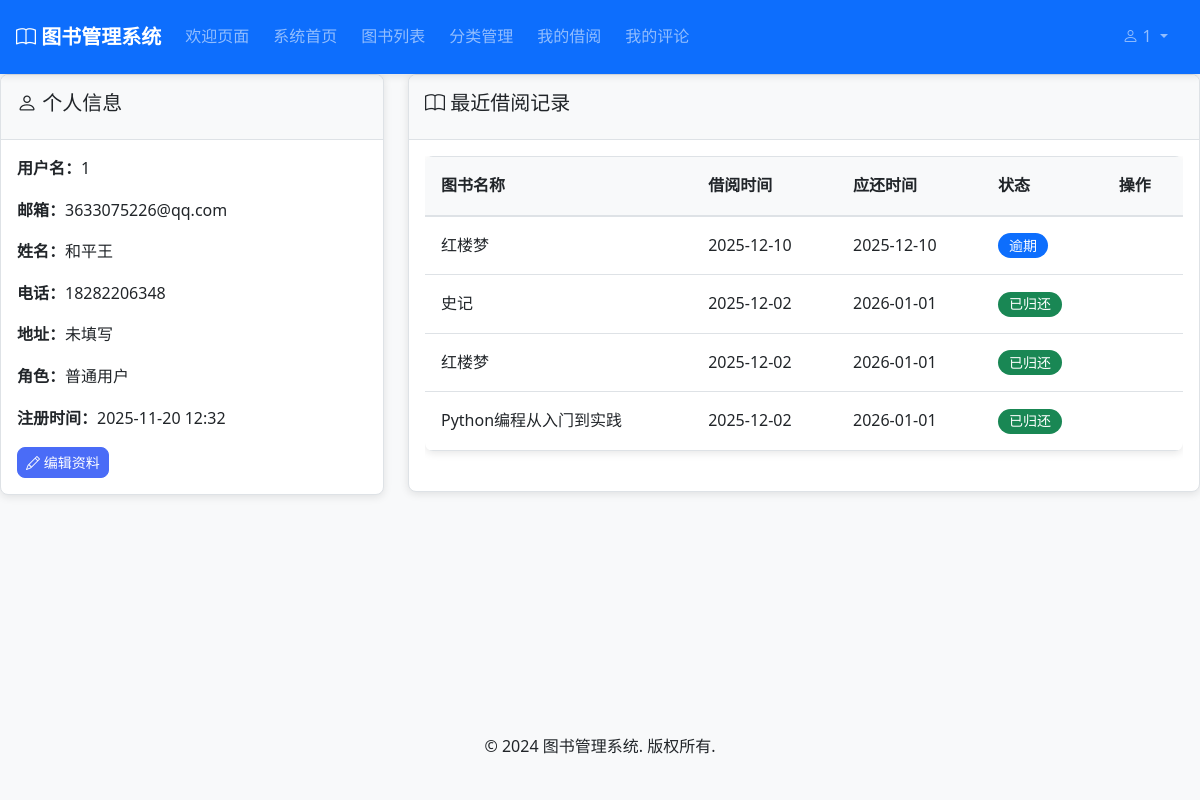
The app's page /accounts/profile/ (signed in) with its own data.
### accounts/models.py (models this page shows, shortened)
class CustomUser(AbstractUser):
    ROLE_CHOICES = [
        ('admin', '管理员'),
        ('user', '普通用户'),
    ]
    role = models.CharField(max_length=10, choices=ROLE_CHOICES, default='user', verbose_name='角色')
    phone = models.CharField(max_length=20, blank=True, null=True, verbose_name='电话')
    address = models.TextField(blank=True, null=True, verbose_name='地址')
    birth_date = models.DateField(blank=True, null=True, verbose_name='出生日期')
    created_at = models.DateTimeField(auto_now_add=True, verbose_name='创建时间')
    updated_at = models.DateTimeField(auto_now=True, verbose_name='更新时间')
    class Meta:
        verbose_name = '用户'
        verbose_name_plural = '用户'
    @property
    def is_admin(self):
        return self.role == 'admin'

### borrowing/models.py (models this page shows, shortened)
class BorrowRecord(models.Model):
    STATUS_CHOICES = [
        ('borrowed', '借阅中'),
        ('returned', '已归还'),
        ('overdue', '逾期'),
    ]
    user = models.ForeignKey(User, on_delete=models.CASCADE, verbose_name='借阅用户')
    book = models.ForeignKey(Book, on_delete=models.CASCADE, verbose_name='借阅图书')
    borrow_date = models.DateTimeField(auto_now_add=True, verbose_name='借阅时间')
    due_date = models.DateTimeField(verbose_name='应还时间')
    return_date = models.DateTimeField(null=True, blank=True, verbose_name='归还时间')
    status = models.CharField(max_length=20, choices=STATUS_CHOICES, default='borrowed', verbose_name='状态')
    notes = models.TextField(blank=True, null=True, verbose_name='备注')
    created_at = models.DateTimeField(auto_now_add=True, verbose_name='创建时间')
    updated_at = models.DateTimeField(auto_now=True, verbose_name='更新时间')
    class Meta:
        verbose_name = '借阅记录'
        verbose_name_plural = '借阅记录'
        ordering = ['-borrow_date']
    @property
    def is_overdue(self):
        from django.utils import timezone
        return self.status == 'borrowed' and timezone.now() > self.due_date

### books/models.py (models this page shows, shortened)
class Book(models.Model):
    STATUS_CHOICES = [
        ('available', '可借阅'),
        ('borrowed', '已借出'),
        ('maintenance', '维护中'),
        ('lost', '丢失'),
    ]
    title = models.CharField(max_length=200, verbose_name='书名')
    author = models.CharField(max_length=100, verbose_name='作者')
    isbn = models.CharField(max_length=20, unique=True, verbose_name='ISBN')
    publisher = models.CharField(max_length=100, blank=True, null=True, verbose_name='出版社')
    publication_date = models.DateField(blank=True, null=True, verbose_name='出版日期')
    category = models.ForeignKey(Category, on_delete=models.PROTECT, null=True, blank=True, verbose_name='分类')
    description = models.TextField(blank=True, null=True, verbose_name='描述')
    cover_image = models.ImageField(upload_to='book_covers/', blank=True, null=True, verbose_name='封面图片')
    total_copies = models.PositiveIntegerField(default=1, verbose_name='总册数')
    available_copies = models.PositiveIntegerField(default=1, verbose_name='可借册数')
    location = models.CharField(max_length=50, blank=True, null=True, verbose_name='书架位置')
    status = models.CharField(max_length=20, choices=STATUS_CHOICES, default='available', verbose_name='状态')
    created_at = models.DateTimeField(auto_now_add=True, verbose_name='创建时间')
    updated_at = models.DateTimeField(auto_now=True, verbose_name='更新时间')
    class Meta:
        verbose_name = '图书'
        verbose_name_plural = '图书'

### accounts/views.py (the view)
# urls.py: path('profile/', views.profile, name='profile'),
@login_required
def profile(request):
    borrow_records = BorrowRecord.objects.filter(user=request.user).order_by('-borrow_date')[:10]
    return render(request, 'accounts/profile.html', {
        'borrow_records': borrow_records
    })

### templates/accounts/profile.html (shortened to what this page needs)
{% extends 'base.html' %}
{% block content %}
<div class="row">
    <div class="col-md-4">
        <div class="card">
            <div class="card-header">
                <h5><i class="bi bi-person"></i> 个人信息</h5>
            </div>
            <div class="card-body">
                <p><strong>用户名：</strong>{{ user.username }}</p>
                <p><strong>邮箱：</strong>{{ user.email }}</p>
                <p><strong>姓名：</strong>{{ user.first_name }}{{ user.last_name }}</p>
                <p><strong>电话：</strong>{{ user.phone|default:"未填写" }}</p>
                <p><strong>地址：</strong>{{ user.address|default:"未填写" }}</p>
                <p><strong>角色：</strong>{{ user.get_role_display }}</p>
                <p><strong>注册时间：</strong>{{ user.date_joined|date:"Y-m-d H:i" }}</p>
                <a href="{% url 'accounts:edit_profile' %}" class="btn btn-primary btn-sm">
                    <i class="bi bi-pencil"></i> 编辑资料
                </a>
            </div>
        </div>
    </div>
    <div class="col-md-8">
        <div class="card">
            <div class="card-header">
                <h5><i class="bi bi-book"></i> 最近借阅记录</h5>
            </div>
            <div class="card-body">
                {% if borrow_records %}
                    <div class="table-responsive">
                        <table class="table table-sm">
                            <thead>
                                <tr>
                                    <th>图书名称</th>
                                    <th>借阅时间</th>
                                    <th>应还时间</th>
                                    <th>状态</th>
                                    <th>操作</th>
                                </tr>
                            </thead>
                            <tbody>
                                {% for record in borrow_records %}
                                    <tr>
                                        <td>{{ record.book.title }}</td>
                                        <td>{{ record.borrow_date|date:"Y-m-d" }}</td>
                                        <td>{{ record.due_date|date:"Y-m-d" }}</td>
                                        <td>
                                            <span class="badge
                                                {% if record.status == 'returned' %}bg-success
                                                {% elif record.is_overdue %}bg-danger
                                                {% else %}bg-primary{% endif %}">
                                                {{ record.get_status_display }}
                                            </span>
                                        </td>
                                        <td>
                                        </td>
                                    </tr>
                                {% endfor %}
                            </tbody>
                        </table>
                    </div>
                {% else %}
                    <p class="text-muted">暂无借阅记录</p>
                {% endif %}
            </div>
        </div>
    </div>
</div>
{% endblock %}

### templates/base.html (shortened to what this page needs)
<!DOCTYPE html>
<html lang="zh-hans">
<head>
    <link href="https://cdn.jsdelivr.net/npm/bootstrap@5.1.3/dist/css/bootstrap.min.css"
          rel="stylesheet"
>
    <link href="https://cdn.jsdelivr.net/npm/bootstrap-icons@1.7.2/font/bootstrap-icons.min.css" rel="stylesheet">
    {% load static %}
    <link rel="stylesheet" href="{% static 'css/style.css' %}?v=1.0">
</head>
<body class="d-flex flex-column min-vh-100">
    <nav class="navbar navbar-expand-lg navbar-dark bg-primary">
        <div class="container">
            <a class="navbar-brand" href="{% url 'welcome' %}">
                <i class="bi bi-book"></i> 图书管理系统
            </a>
            <div class="collapse navbar-collapse" id="navbarNav">
                <ul class="navbar-nav">
                    <li class="nav-item active">
                        <a class="nav-link" href="{% url 'welcome' %}">欢迎页面</a>
                    </li>
                    {% if user.is_authenticated %}
                    <li class="nav-item">
                        <a class="nav-link" href="{% url 'home' %}">系统首页</a>
                    </li>
                    {% endif %}
                    <li class="nav-item">
                        <a class="nav-link" href="{% url 'books:book_list' %}">图书列表</a>
                    </li>
                    <li class="nav-item">
                        <a class="nav-link" href="{% url 'categories:category_list' %}">分类管理</a>
                    </li>
                    {% if user.is_authenticated %}
                    <li class="nav-item">
                        <a class="nav-link" href="{% url 'borrowing:my_records' %}">我的借阅</a>
                    </li>
                    <li class="nav-item">
                        <a class="nav-link" href="{% url 'reviews:my_reviews' %}">我的评论</a>
                    </li>
                    {% endif %}
                </ul>
                <ul class="navbar-nav ms-auto">
                    {% if user.is_authenticated %}
                    <li class="nav-item dropdown">
                        <a class="nav-link dropdown-toggle" href="#" id="userDropdown" role="button" data-bs-toggle="dropdown" aria-expanded="false">
                            <i class="bi bi-person"></i> {{ user.username }}
                        </a>
                    </li>
                    {% endif %}
                </ul>
            </div>
        </div>
    </nav>
    <main class="flex-grow-1">
        {% block content %}
        {% endblock %}
    </main>
    <footer class="bg-light mt-5 py-4">
        <div class="container text-center">
            <p>&copy; 2024 图书管理系统. 版权所有.</p>
        </div>
    </footer>
</body>
</html>

### static/css/style.css (style rules this page uses)
:root { --primary-color: #4a6cf7; --primary-hover: #3a56e0; --secondary-color: #6c757d; --success-color: #28a745; --danger-color: #dc3545; --warning-color: #ffc107; --info-color: #17a2b8; --bg-light: #f8f9fa; --bg-white: #ffffff; --text-dark: #212529; --text-muted: #6c757d; --text-light: #ffffff; --border-color: #dee2e6; --border-radius: 8px; --box-shadow: 0 2px 8px rgba(0, 0, 0, 0.1); --box-shadow-hover: 0 8px 20px rgba(0, 0, 0, 0.15); --spacing-xs: 0.25rem; --spacing-sm: 0.5rem; --spacing-md: 1rem; --spacing-lg: 1.5rem; --spacing-xl: 2rem; --spacing-xxl: 3rem; --font-size-xs: 0.75rem; --font-size-sm: 0.875rem; --font-size-md: 1rem; --font-size-lg: 1.125rem; --font-size-xl: 1.25rem; --font-size-xxl: 1.5rem; --font-size-xxxl: 2.5rem; --transition-fast: 0.2s; --transition-normal: 0.3s; --transition-slow: 0.5s; }
* { margin: 0; padding: 0; box-sizing: border-box; }
body { font-family: 'Segoe UI', Roboto, 'Helvetica Neue', Arial, sans-serif; font-size: var(--font-size-md); line-height: 1.6; color: var(--text-dark); background-color: var(--bg-light); }
a { color: var(--primary-color); text-decoration: none; transition: color var(--transition-fast) ease; }
.container { max-width: 1200px; margin: 0 auto; padding: 0 var(--spacing-md); }
.navbar { background-color: var(--bg-white); box-shadow: var(--box-shadow); padding: var(--spacing-md) 0; position: sticky; top: 0; z-index: 1000; transition: background-color var(--transition-normal) ease; }
.navbar-brand { font-size: var(--font-size-xl); font-weight: 700; color: var(--primary-color); transition: color var(--transition-fast) ease; }
.navbar-nav .nav-link { color: var(--text-dark); font-weight: 500; padding: var(--spacing-sm) var(--spacing-md); margin-right: var(--spacing-sm); border-radius: var(--border-radius); transition: all var(--transition-fast) ease; }
.btn { display: inline-block; font-weight: 500; text-align: center; vertical-align: middle; cursor: pointer; border: 1px solid transparent; padding: 0.5rem 1rem; font-size: var(--font-size-md); line-height: 1.5; border-radius: var(--border-radius); transition: all var(--transition-fast) ease; text-decoration: none; }
.btn-primary { background-color: var(--primary-color); border-color: var(--primary-color); color: var(--text-light); }
.btn-sm { padding: 0.25rem 0.5rem; font-size: var(--font-size-sm); }
.card { background-color: var(--bg-white); border: 1px solid var(--border-color); border-radius: var(--border-radius); box-shadow: var(--box-shadow); overflow: hidden; transition: all var(--transition-normal) ease; }
.card-header { padding: var(--spacing-md); background-color: var(--bg-light); border-bottom: 1px solid var(--border-color); font-weight: 600; }
.card-body { padding: var(--spacing-md); }
.badge { display: inline-block; padding: 0.4em 0.8em; font-size: var(--font-size-sm); font-weight: 500; line-height: 1; text-align: center; white-space: nowrap; vertical-align: baseline; border-radius: 20px; transition: all var(--transition-fast) ease; }
.table { width: 100%; margin-bottom: var(--spacing-lg); color: var(--text-dark); background-color: var(--bg-white); border-radius: var(--border-radius); overflow: hidden; box-shadow: var(--box-shadow); }
.table th, .table td { padding: var(--spacing-md); vertical-align: middle; border-top: 1px solid var(--border-color); }
.table th { background-color: var(--bg-light); font-weight: 600; text-align: left; }
.table tbody tr { transition: background-color var(--transition-fast) ease; }
.table thead th { vertical-align: bottom; border-bottom: 2px solid var(--border-color); }

### records on screen
CustomUser: username "1", email "3633075226@qq.com", first_name "和平", last_name "王", phone "18282206348", address "未填写", role "普通用户", date_joined "2025-11-20 12:32"
BorrowRecord: book "红楼梦", borrow_date "2025-12-10", due_date "2025-12-10", status "逾期"
BorrowRecord: book "史记", borrow_date "2025-12-02", due_date "2026-01-01", status "已归还"
BorrowRecord: book "红楼梦", borrow_date "2025-12-02", due_date "2026-01-01", status "已归还"
BorrowRecord: book "Python编程从入门到实践", borrow_date "2025-12-02", due_date "2026-01-01", status "已归还"
